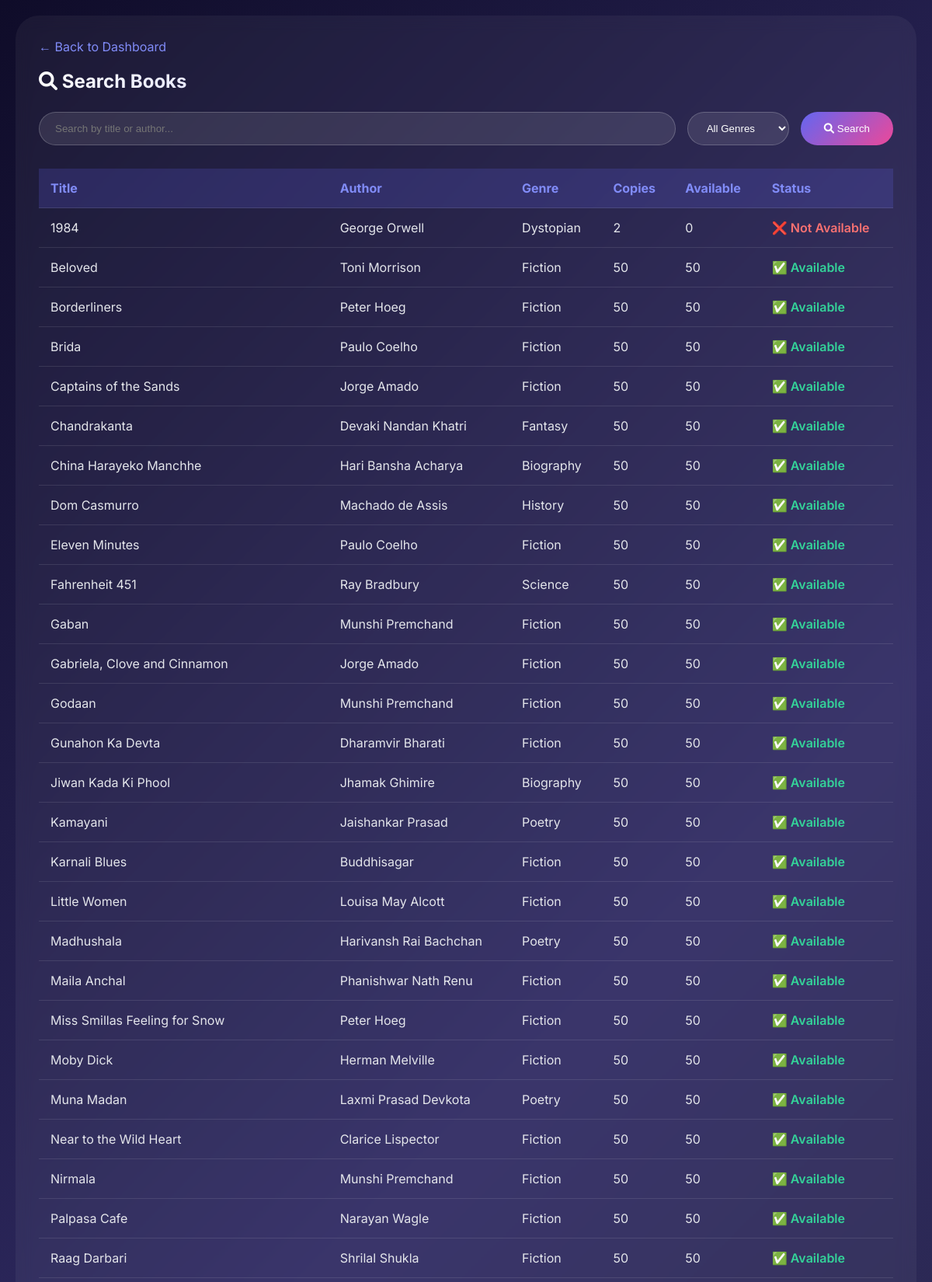
The page /Books/search-books.php (signed in, upper part) on the database its author committed.
### tables this page shows
CREATE TABLE `book` (
  `book_id` int(11) NOT NULL,
  `title` varchar(200) NOT NULL,
  `author` varchar(100) NOT NULL,
  `isbn` varchar(13) DEFAULT NULL,
  `genre` varchar(50) DEFAULT NULL,
  `total_copies` int(11) DEFAULT 1,
  `available_copies` int(11) DEFAULT 1,
  `added_date` date DEFAULT curdate()
);

### Books/search-books.php (the view, shortened to what this page needs)
<?php
require_once '../config.php';
$search = $_GET['search'] ?? '';
$genre = $_GET['genre'] ?? 'all';
$query = "SELECT * FROM book WHERE 1=1";
$query .= " ORDER BY title ASC";
$stmt = $conn->prepare($query);
$stmt->execute();
$result = $stmt->get_result();
$is_librarian = $_SESSION['admin_role'] == 'Librarian';
?>
<!DOCTYPE html>
<html lang="en">
<head>
    <link rel="stylesheet" href="https://cdnjs.cloudflare.com/ajax/libs/font-awesome/6.0.0/css/all.min.css">
</head>
<body>
    <div class="container">
        <a href="<?php echo $is_librarian ? '../librarian-dashboard.php' : '../member-dashboard.php'; ?>" class="back-link">← Back to Dashboard</a>
        <h2><i class="fas fa-search"></i> Search Books</h2>
        <div class="search-box">
            <form method="GET" style="display: flex; gap: 15px; flex-wrap: wrap; width: 100%;">
                <input type="text" name="search" placeholder="Search by title or author..." value="<?php echo htmlspecialchars($search); ?>">
                <select name="genre">
                    <option value="all" <?php echo $genre == 'all' ? 'selected' : ''; ?>>All Genres</option>
                </select>
                <button type="submit"><i class="fas fa-search"></i> Search</button>
            </form>
        </div>
        <table>
            <thead>
                <tr>
                    <th>Title</th>
                    <th>Author</th>
                    <th>Genre</th>
                    <th>Copies</th>
                    <th>Available</th>
                    <th>Status</th>
                </tr>
            </thead>
            <tbody>
                <?php if($result->num_rows > 0): ?>
                    <?php while($row = $result->fetch_assoc()): ?>
                        <tr>
                            <td><?php echo htmlspecialchars($row['title']); ?></td>
                            <td><?php echo htmlspecialchars($row['author']); ?></td>
                            <td><?php echo $row['genre']; ?></td>
                            <td><?php echo $row['total_copies']; ?></td>
                            <td><?php echo $row['available_copies']; ?></td>
                            <td class="<?php echo $row['available_copies'] > 0 ? 'available' : 'not-available'; ?>">
                                <?php echo $row['available_copies'] > 0 ? '✅ Available' : '❌ Not Available'; ?>
                            </td>
                        </tr>
                    <?php endwhile; ?>
                <?php endif; ?>
            </tbody>
        </table>
    </div>
</body>
</html>

### Books/search-books.php (style rules this page uses)
* { margin: 0; padding: 0; box-sizing: border-box; }
body { font-family: 'Inter', sans-serif; background: linear-gradient(135deg, #0f0c29, #302b63, #24243e); min-height: 100vh; color: #e4e6eb; padding: 20px; }
.container { max-width: 1200px; margin: auto; background: rgba(255,255,255,0.05); backdrop-filter: blur(10px); border-radius: 30px; padding: 30px; }
h2 { margin-bottom: 25px; background: linear-gradient(135deg, #fff, #818cf8); -webkit-background-clip: text; -webkit-text-fill-color: transparent; }
.search-box { display: flex; gap: 15px; margin-bottom: 30px; flex-wrap: wrap; }
.search-box input, .search-box select { padding: 12px 20px; background: rgba(255,255,255,0.1); border: 1px solid rgba(255,255,255,0.2); border-radius: 40px; color: white; }
.search-box input { flex: 1; min-width: 200px; }
.search-box button { padding: 12px 30px; background: linear-gradient(135deg, #6366f1, #ec4899); border: none; border-radius: 40px; color: white; cursor: pointer; }
table { width: 100%; border-collapse: collapse; }
th, td { padding: 15px; text-align: left; border-bottom: 1px solid rgba(255,255,255,0.1); }
th { background: rgba(99,102,241,0.2); color: #818cf8; }
.available { color: #34d399; font-weight: 600; }
.not-available { color: #f87171; font-weight: 600; }
.back-link { color: #818cf8; text-decoration: none; display: inline-block; margin-bottom: 20px; }

### rows shown on the page
book: title "1984", author "George Orwell", genre "Dystopian", total_copies "2", available_copies "0", shows "❌ Not Available"
book: title "Beloved", author "Toni Morrison", genre "Fiction", total_copies "50", available_copies "50", shows "✅ Available"
book: title "Borderliners", author "Peter Hoeg", genre "Fiction", total_copies "50", available_copies "50", shows "✅ Available"
book: title "Brida", author "Paulo Coelho", genre "Fiction", total_copies "50", available_copies "50", shows "✅ Available"
book: title "Captains of the Sands", author "Jorge Amado", genre "Fiction", total_copies "50", available_copies "50", shows "✅ Available"
book: title "Chandrakanta", author "Devaki Nandan Khatri", genre "Fantasy", total_copies "50", available_copies "50", shows "✅ Available"
book: title "China Harayeko Manchhe", author "Hari Bansha Acharya", genre "Biography", total_copies "50", available_copies "50", shows "✅ Available"
book: title "Dom Casmurro", author "Machado de Assis", genre "History", total_copies "50", available_copies "50", shows "✅ Available"
book: title "Eleven Minutes", author "Paulo Coelho", genre "Fiction", total_copies "50", available_copies "50", shows "✅ Available"
book: title "Fahrenheit 451", author "Ray Bradbury", genre "Science", total_copies "50", available_copies "50", shows "✅ Available"
book: title "Gaban", author "Munshi Premchand", genre "Fiction", total_copies "50", available_copies "50", shows "✅ Available"
book: title "Gabriela, Clove and Cinnamon", author "Jorge Amado", genre "Fiction", total_copies "50", available_copies "50", shows "✅ Available"
book: title "Godaan", author "Munshi Premchand", genre "Fiction", total_copies "50", available_copies "50", shows "✅ Available"
book: title "Gunahon Ka Devta", author "Dharamvir Bharati", genre "Fiction", total_copies "50", available_copies "50", shows "✅ Available"
book: title "Jiwan Kada Ki Phool", author "Jhamak Ghimire", genre "Biography", total_copies "50", available_copies "50", shows "✅ Available"
book: title "Kamayani", author "Jaishankar Prasad", genre "Poetry", total_copies "50", available_copies "50", shows "✅ Available"
book: title "Karnali Blues", author "Buddhisagar", genre "Fiction", total_copies "50", available_copies "50", shows "✅ Available"
book: title "Little Women", author "Louisa May Alcott", genre "Fiction", total_copies "50", available_copies "50", shows "✅ Available"
book: title "Madhushala", author "Harivansh Rai Bachchan", genre "Poetry", total_copies "50", available_copies "50", shows "✅ Available"
book: title "Maila Anchal", author "Phanishwar Nath Renu", genre "Fiction", total_copies "50", available_copies "50", shows "✅ Available"
book: title "Miss Smillas Feeling for Snow", author "Peter Hoeg", genre "Fiction", total_copies "50", available_copies "50", shows "✅ Available"
book: title "Moby Dick", author "Herman Melville", genre "Fiction", total_copies "50", available_copies "50", shows "✅ Available"
book: title "Muna Madan", author "Laxmi Prasad Devkota", genre "Poetry", total_copies "50", available_copies "50", shows "✅ Available"
book: title "Near to the Wild Heart", author "Clarice Lispector", genre "Fiction", total_copies "50", available_copies "50", shows "✅ Available"
book: title "Nirmala", author "Munshi Premchand", genre "Fiction", total_copies "50", available_copies "50", shows "✅ Available"
book: title "Palpasa Cafe", author "Narayan Wagle", genre "Fiction", total_copies "50", available_copies "50", shows "✅ Available"
book: title "Raag Darbari", author "Shrilal Shukla", genre "Fiction", total_copies "50", available_copies "50", shows "✅ Available"
